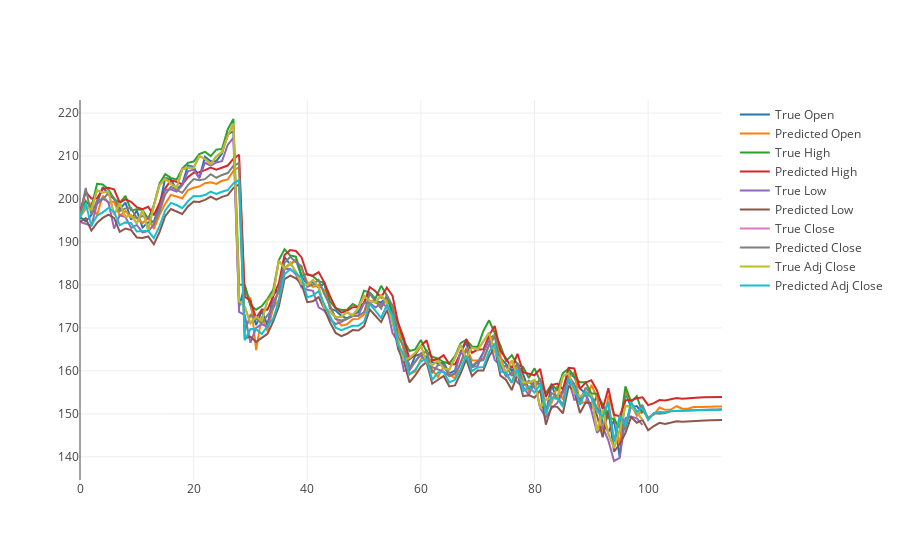

This figure's notebook cell:
### Code cell
data21 = go.Scatter(x=x_range_original, y=dfori['Open'], name='True Open')
data22 = go.Scatter(x=x_range_future, y=df_log[:, 0], name='Predicted Open')
data23 = go.Scatter(x=x_range_original, y=dfori['High'], name='True High')
data24 = go.Scatter(x=x_range_future, y=df_log[:, 1], name='Predicted High')
data25 = go.Scatter(x=x_range_original, y=dfori['Low'], name='True Low')
data26 = go.Scatter(x=x_range_future, y=df_log[:, 2], name='Predicted Low')
data27 = go.Scatter(x=x_range_original, y=dfori['Close*'], name='True Close')
data28 = go.Scatter(x=x_range_future, y=df_log[:, 3], name='Predicted Close')
data29 = go.Scatter(x=x_range_original, y=dfori['Adj Close**'], name='True Adj Close')
data30 = go.Scatter(x=x_range_future, y=df_log[:, 4], name='Predicted Adj Close')

data2 = [data21, data22, data23, data24, data25, data26, data27, data28, data29, data30]

iplot(data2)
